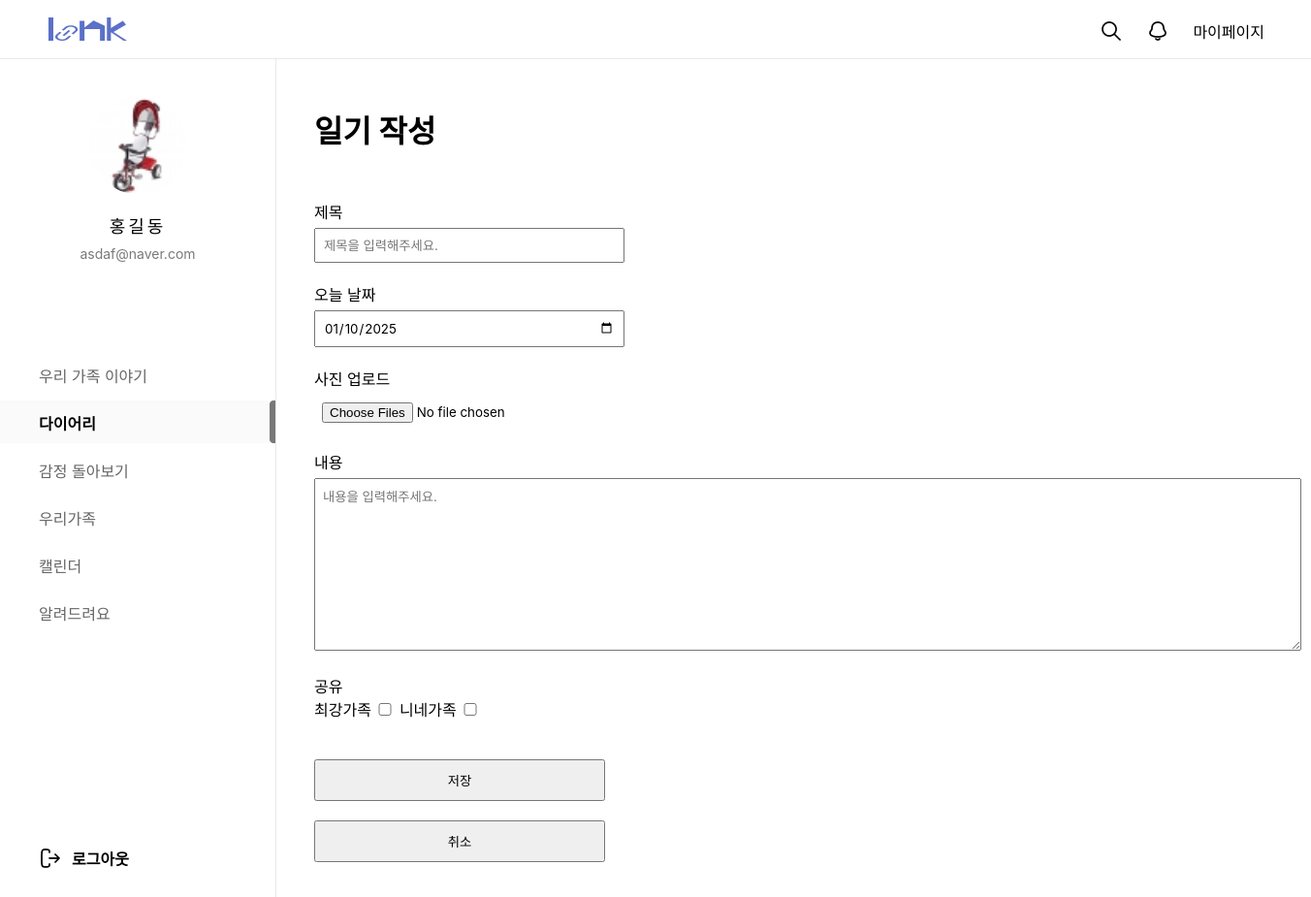
Page /diary/diaryWrite/ (signed in) on the earlier database version.
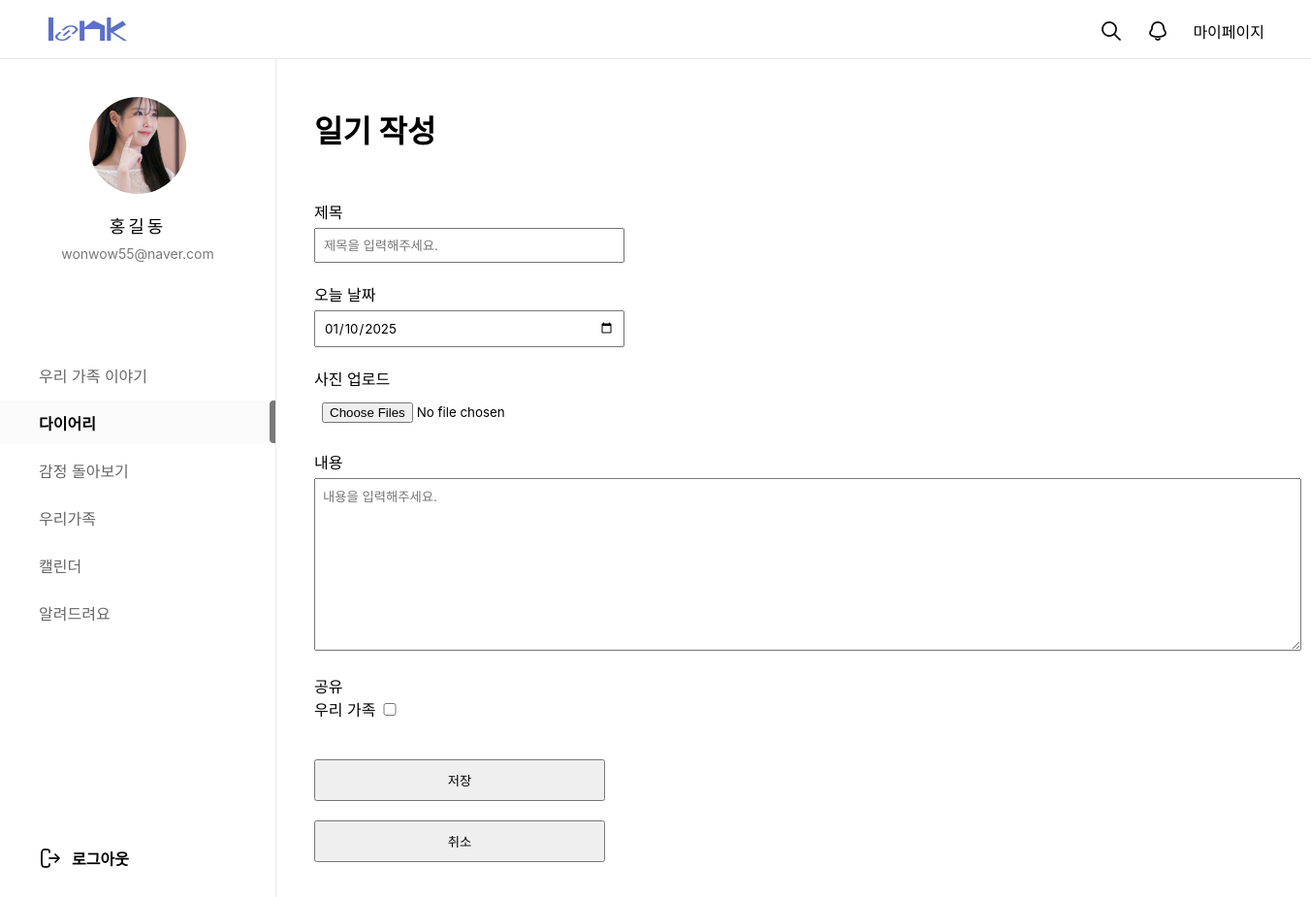
Same page on the later database version.
### mypage/models.py (models this page shows, shortened)
class Img(models.Model):
  id = models.CharField(max_length=50, primary_key=True)  # 고유한 ID
  img = models.ImageField(upload_to='images/', null=True, blank=True, default='../static/images/calendar1/default_profile.png')  # 디폴트 이미지 설정

### loginpage/models.py (models this page shows, shortened)
class Member(models.Model):
  id = models.CharField(max_length=50,primary_key=True)
  pw = models.CharField(max_length=100)
  name = models.CharField(max_length=100)
  nicName = models.CharField(max_length=100,default='123')
  mail = models.EmailField(max_length=100)
  birthday = models.CharField(max_length=50)
  gender = models.CharField(max_length=10,choices=[('남자', '남자'), ('여자', '여자')])
  mdate = models.DateTimeField(auto_now=True)
  created_group = models.OneToOneField(
        'diary.GroupDiary',  # '앱이름.모델이름' 형식
        on_delete=models.SET_NULL,
        null=True,
        blank=True,
        related_name='creator'
    )
  joined_group = models.ForeignKey(
        'diary.GroupDiary',  # '앱이름.모델이름' 형식
        on_delete=models.SET_NULL,
        null=True,
        blank=True,
        related_name='members'
    )

### diary/models.py (models this page shows, shortened)
class GroupDiary(models.Model):
  gno = models.IntegerField(default=0, null=False)
  member = models.ForeignKey(Member,on_delete=models.DO_NOTHING, null=False)
  gtitle = models.CharField(max_length=200)
  gName = models.CharField(max_length=100, null=False, default="우리 가족") # 그룹이름
  created_at = models.DateTimeField(auto_now_add=True)
  role = models.IntegerField(default=1)

### diary/views.py (the view, shortened to what this page needs)
# urls.py: path('diaryWrite/', views.diaryWrite, name="diaryWrite"),
def diaryWrite(request):
		if request.method == "GET":
				id = request.session.get('session_id')  # 현재 사용자의 ID 가져오기
				my_info = Member.objects.filter(id=id).first()
				qb = Img.objects.filter(id=id).first()
				current_date = timezone.now().date().strftime('%Y-%m-%d')
				user = Member.objects.filter(id=id)
				created_group = user[0].created_group
				joined_group = user[0].joined_group
				return render(request, 'diaryWrite.html', {
						'current_date': current_date,
						'created_group': created_group,
						'joined_group': joined_group,
						'info':my_info,
						'qb':qb,
				})

### diary/templates/diaryWrite.html (shortened to what this page needs)
{%load static%}
<!DOCTYPE html>
<html lang="ko">
<head>
  <link rel="stylesheet" href="{% static 'css/diary/diary_write.css'%}">
  <link rel="stylesheet" href="{% static 'css/home/main.css'%}">
  <link rel="stylesheet" as="style" crossorigin
    href="https://cdn.jsdelivr.net/gh/orioncactus/pretendard@v1.3.9/dist/web/variable/pretendardvariable.min.css" />
</head>
</head>
<body>
  <div id="top_nav">
    <h1><a href="/main/index/"></a></h1>
    <ul class="top_menu">
      <li><a href="#"><img src="/static/images/home/search_icon.png" alt=""></a></li>
      <li><a href="#"><img src="/static/images/home/bell_off_icon.png" alt=""></a></li>
      <li><a href="/mypage/main/">마이페이지</a></li>
    </ul>
  </div>
  <div id="gnb">
    <div id="user_profile">
      <div id="pimg">
        <img src="{{ qb.img.url }}" alt="" />
      </div>
      <p id="uName">{{info.name}}</p>
      <p id="uEmail">{{info.mail}}</p>
    </div>
    <nav id="menu">
      <ul>
        <a href="/main/index/"><li class="menu_item">우리 가족 이야기</li></a>
        <a href="/diary/diaryHome/"><li class="menu_item active">다이어리</li></a>
        <a href="/emotion/main/"><li class="menu_item">감정 돌아보기</li></a>
        <a href="/family1/fam/"><li class="menu_item">우리가족</li></a>
        <a href="/calendar1/cal/"><li class="menu_item">캘린더</li></a>
        <a href="/customer/"><li class="menu_item">알려드려요</li></a>
      </ul>
    </nav>
    <div id="logout">
      <a href="/main/logout/"><span>로그아웃</span></a>
    </div>
  </div>
  <div id="diary_write">
    <h1>일기 작성</h1>
    <form action= "{% url 'diary:diaryWrite' %}" id="writeFrm" name="writeFrm" method="post" enctype="multipart/form-data">
      <div class="form-group">
        <label for="title">제목</label>
        <input type="text" name="title" id="title" placeholder="제목을 입력해주세요." required>
      </div>
      <div class="form-group">
        <label for="date">오늘 날짜</label>
        <input type="date" name="date" id="date" value="{{ current_date }}">
      </div>
      <div class="form-group">
        <label for="image">사진 업로드</label>
        <div class="file-input-container">
          <input type="file" id="image" name="image" multiple accept="image/*" onchange="previewImages(event)">
        </div>
      </div>
      <div class="form-group">
        <label for="content">내용</label>
        <textarea name="content" id="content" rows="10" oninput="autoResize(this)" placeholder="내용을 입력해주세요."
          required></textarea>
      </div>
      {% if created_group or joined_group %}
      <div class="form-group">
          <label>공유</label><br>
          {% if created_group %}
          <label id="fdiary">
              {{ created_group.gName }}
              <input type="checkbox" id="share" name="diary_idc" value="{{ created_group.gno }}">
          </label>
          {% endif %}
          {% if joined_group %}
          <label id="fdiary">
              {{ joined_group.gName }}
              <input type="checkbox" id="share" name="diary_idj" value="{{ joined_group.gno }}">
          </label>
          {% endif %}
      </div>
      {% endif %}
      <button type="submit" onclick='saveBtn(event)' class="save">저장</button>
      <button type="button" class="cancel" onclick="confirmCancel()">취소</button>
  </div>
</body>
</html>

### static/css/diary/diary_write.css (style rules this page uses)
#diary_write { padding-top: 110px; padding-left: 324px; margin-bottom: 100px; }
#diary_write>h1 { margin-bottom: 50px; }
form { display: flex; flex-direction: column; width: 300px; }
label { width: 100px; margin-top: 10px; }
input, textarea { padding: 8px; margin-top: 5px; width: 100%; }
textarea { width: 1000px; }
button { margin-top: 20px; padding: 10px; cursor: pointer; }
.form-group { margin-bottom: 20px; }
.file-input-container { position: relative; }
#share { width: 20px; cursor: pointer; }
#fdiary { cursor: pointer; }

### static/css/home/main.css (style rules this page uses)
* { margin: 0; padding: 0; font-family: "Pretendard Variable", Pretendard, -apple-system, BlinkMacSystemFont, system-ui, Roboto, "Helvetica Neue", "Segoe UI", "Apple SD Gothic Neo", "Noto Sans KR", "Malgun Gothic", "Apple Color Emoji", "Segoe UI Emoji", "Segoe UI Symbol", sans-serif; }
button { cursor: pointer; }
a { text-decoration: none; color: inherit; cursor: pointer; }
ol, ul { list-style: none; }
#top_nav { width: 100%; height: 60px; background: #fff; border-bottom: 1px solid #E9E9E9; position: fixed; z-index: 1000; }
#gnb { width: 284px; height: 100%; overflow-y: auto; position: fixed; top : 60px; border-right: 1px solid #E9E9E9; background: #fff; }
#user_profile { width: 284px; height: 264px; text-align: center; }
#uName { font-size: 18px; font-weight: 500; letter-spacing: 3px; line-height: 21px; margin-top:23px }
#uEmail { font-size: 14px; font-weight: 400; line-height: 17px; color: #797979; margin-top:9px }
#pimg { width: 100px; height: 100px; border-radius: 100%; overflow: hidden; margin: 40px auto 0; }
#pimg img { width: 100%; height: 100%; object-fit: cover; }
#menu ul { list-style: none; padding-left: 0; margin-bottom: 220px; }
#menu ul li { height: 44px; padding: 11px 0 11px 40px; margin-bottom: 5px; box-sizing: border-box; transition: background-color 0.3s, color 0.3s; }
.menu_item { font-size: 16px; font-weight: 400; color: #666; }
.menu_item.active { font-size: 16px; font-weight: 600; color: #000; background-color: #FAFAFA; background-image: url(../../images/home/menu_bar.png); background-repeat: no-repeat; background-position: right center; }
#logout { font-size: 16px; font-weight: 600; margin-left: 40px; background-image: url(../../images/home/logout_icon.png); background-repeat: no-repeat; background-position: left center; }
#logout span { margin-left: 34px; }
#top_nav>h1 { width: 81px; height: 24px; background: url('../../images/home/logo_sample.png') no-repeat; position: absolute; left:50px; top:18px; }
.top_menu { display: flex; gap: 24px; justify-content: flex-end; margin-right: 48px; padding-top: 20px; box-sizing: border-box; }

Differences in the rows shown:
removed GroupDiary: gName "최강가족"
removed GroupDiary: gName "니네가족"
changed Img: img: a different picture
changed Member "홍길동": mail "asdaf@naver.com" → "wonwow55@naver.com"
added GroupDiary: gName "우리 가족"
Other differences:
form field diary_idj: "☐" → (not shown)
